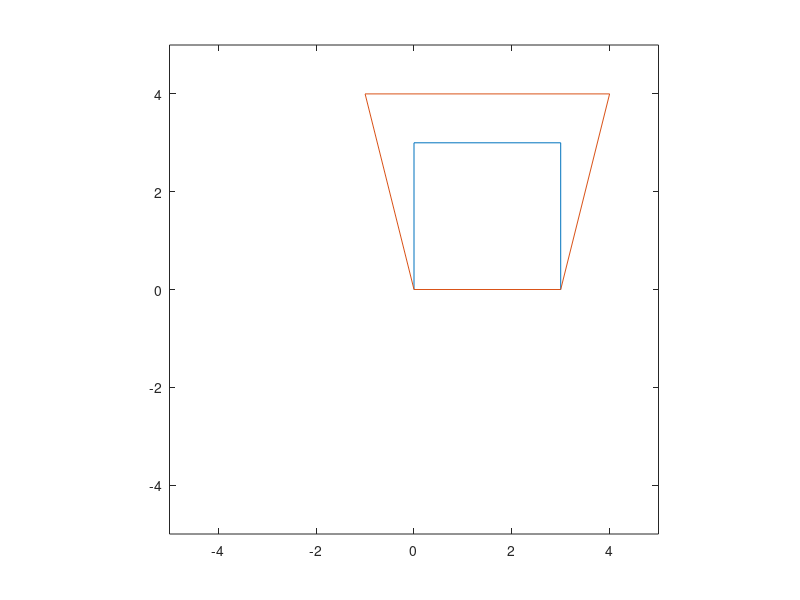

This chart was generated by the following MATLAB code:
clc
close all

a=[0 0;3 0;3 3;0 3;0 0];
plot(a(:,1),a(:,2));
hold on

b=[0 0;0 0;1 1;-1 1;0 0];
d=a+b;
plot(d(:,1),d(:,2));

axis ([-5 5 -5 5])
axis equal